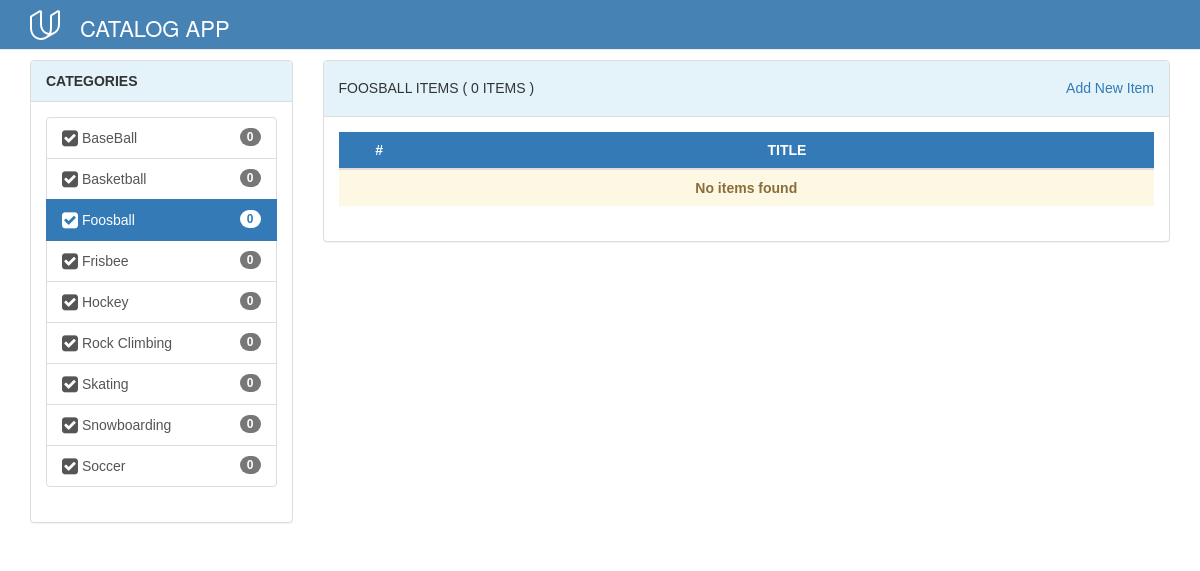
Screenshot of /catalog/categories/Foosball/ with the database file from the repository.
### database_setup.py (models this page shows, shortened)
class Category(Base):
    __tablename__ = 'category'
    id = Column(Integer, primary_key=True)
    name = Column(String(80), nullable=False)
    date = Column(DateTime,
                  default=datetime.datetime.now(),
                  onupdate=datetime.datetime.now()
                  )

### project.py (the view)
@app.route('/catalog/categories/<category_name>/')
def getCategoryItems(category_name):
    categories = queryitems('categories')
    selected_category = session.query(
        Category).filter_by(name=category_name).one()
    items = session.query(CategoryItem).filter_by(
        category_id=selected_category.id).all()
    try:
        user = catalog_session['username']
    except KeyError:
        user = None
    return render_template(
        'category_detail.html',
        selected_category=selected_category,
        user=user,
        items=items,
        categories=categories,
        itemscount=len(items)
    )

### project.py (called while the page is built)
def queryitems(mquery):
    query = None
    if mquery == 'latest':
        query = session.query(CategoryItem.id,
                              CategoryItem.title,
                              CategoryItem.description,
                              Category.name) \
            .join(Category, Category.id == CategoryItem.category_id) \
            .order_by(desc(CategoryItem.date)).all()
    elif mquery == 'categories':
        query = session.query(Category.name,
                              func.count(CategoryItem.category_id)
                              .label("conta")) \
            .outerjoin(CategoryItem, CategoryItem.category_id == Category.id) \
            .group_by(Category.name) \
            .order_by(Category.name)
    elif mquery == 'allcategories':
        query = session.query(Category).all()
    else:
        query = None
    return query

### templates/category_detail.html (shortened to what this page needs)
<!DOCTYPE html>
<html lang="en">
<head>
  <link rel="stylesheet" href="https://maxcdn.bootstrapcdn.com/bootstrap/3.3.6/css/bootstrap.min.css">
  <link rel=stylesheet type=text/css href="{{ url_for('static', filename='styles.css') }}">
  <link rel=stylesheet type=text/css href="https://maxcdn.bootstrapcdn.com/font-awesome/4.7.0/css/font-awesome.min.css">
</head>
<body class="fullbleed layout vertical">
  <nav class="navbar navbar-default navbar-fixed-top">
    <div class="container">
      <div class="navbar-header">
        <div id="divLogo">
          <a class="pull-right" href="/">
            <span>
          </span>
            <span class="divLogoText pull-right" >CATALOG APP</span>
             </a>
        </div>
      </div>
      <div class="navbar-collapse collapse">
      </div>
    </div>
  </nav>
  <div class="container">
    <div class="row">
      <div class="col-md-3">
        <div class="panel panel-default">
          <div class="panel-heading"><span class="text-center">CATEGORIES</span>
          </div>
          <div class="panel-body">
            <div class="list-group">
              {% for category in categories %}
              <a class="list-group-item {{" active " if category.name==selected_category.name}}" href="{{ url_for('getCategoryItems', category_name=category.name) }}">
            <i class="fa fa-check-square fa-lg"></i>
            {{ category.name  }}
            <span class="badge badge-default badge-pill">{{ category.conta   }} </span>
          </a> {% endfor %}
            </div>
          </div>
        </div>
      </div>
      <div class="col-md-9">
        <div class="panel panel-default">
          <div class="panel-heading">
            <h5>{{ selected_category.name.upper() }} ITEMS ( {{ itemscount }} ITEMS )<span class="pull-right"><a href="{{ url_for('getCreateItem') }}"> Add New Item </a></span></h5>
          </div>
          <div class="panel-body">
            <table class="table table-striped table-hover table-users">
              <thead>
                <tr class="bg-primary">
                  <th class="col-lg-1 text-center">#</th>
                  <th class="col-lg-9 text-center">TITLE</th>
                </tr>
              </thead>
              <tbody>
                {% if itemscount==0 %}
                <tr>
                  <td class="text-center alert-warning" colspan="4"><b>No items found</b>
                  </td>
                </tr>
                {% endif %}
              </tbody>
            </table>
          </div>
        </div>
      </div>
    </div>
  </div>
</body>
</html>

### static/styles.css (style rules this page uses)
body > .container { padding-top: 60px; color: #212121; font-family: Verdana, Geneva, Tahoma, sans-serif; }
.navbar-default { background-color: #4682B4; }
.panel-default>.panel-heading { font-weight: bold; background-color: #E3F3F9; }
#divLogo { padding-top: 10px; }
.divLogoText { padding-top: 2px; color: #FFFFFF; font-size: 22px; }

### rows the page displays
Category: name "BaseBall", conta "0"
Category: name "Basketball", conta "0"
Category: name "Foosball", conta "0", name "FOOSBALL"
Category: name "Frisbee", conta "0"
Category: name "Hockey", conta "0"
Category: name "Rock Climbing", conta "0"
Category: name "Skating", conta "0"
Category: name "Snowboarding", conta "0"
Category: name "Soccer", conta "0"

### other values shown
{{ itemscount }} "0"
